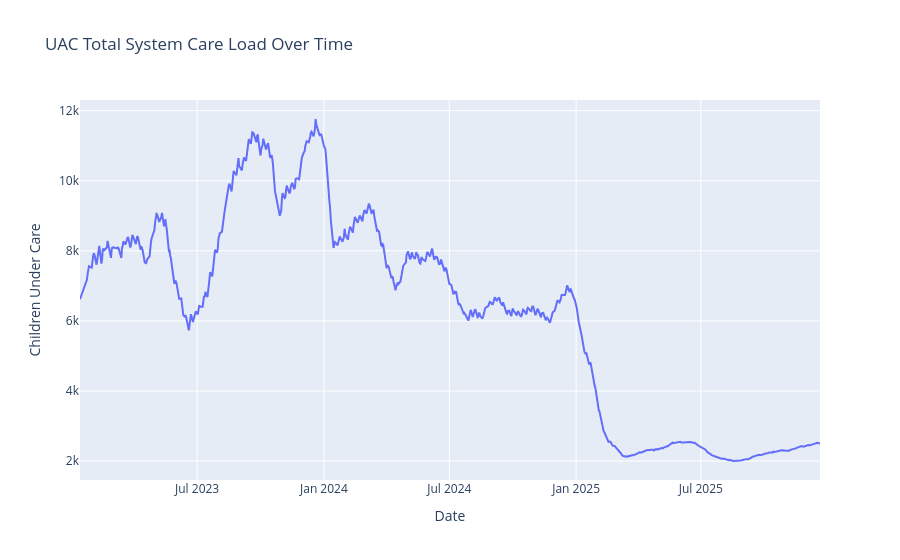

Here is the notebook cell this chart was saved with:
### Markdown cell above
#### Total System Load

### Code cell
fig = px.line(
    df,
    x = 'Date',
    y = 'Total_System_Load',
    title= 'UAC Total System Care Load Over Time',
    labels={
        'Date':'Date',
        'Total_System_Load' : 'Children Under Care'
    }
)

fig.update_layout(hovermode = 'x unified')

fig.show()

### Figure 1 — Plotly figure (JSON) as saved in the notebook; plotly's stock layout.template omitted (floating-point values rounded to 4 significant figures; data arrays with more than 128 entries replaced by an {"elided": "..."} marker saying what was removed)
{"data": [{"hovertemplate": "Date=%{x}<br>Children Under Care=%{y}<extra></extra>", "legendgroup": "", "line": {"color": "#636efa", "dash": "solid"}, "marker": {"symbol": "circle"}, "mode": "lines", "name": "", "orientation": "v", "showlegend": false, "type": "scatter", "x": {"elided": "720 str values"}, "xaxis": "x", "y": {"elided": "720 int values"}, "yaxis": "y"}], "layout": {"hovermode": "x unified", "legend": {"tracegroupgap": 0}, "title": {"text": "UAC Total System Care Load Over Time"}, "xaxis": {"anchor": "y", "domain": [0, 1], "title": {"text": "Date"}}, "yaxis": {"anchor": "x", "domain": [0, 1], "title": {"text": "Children Under Care"}}}}
